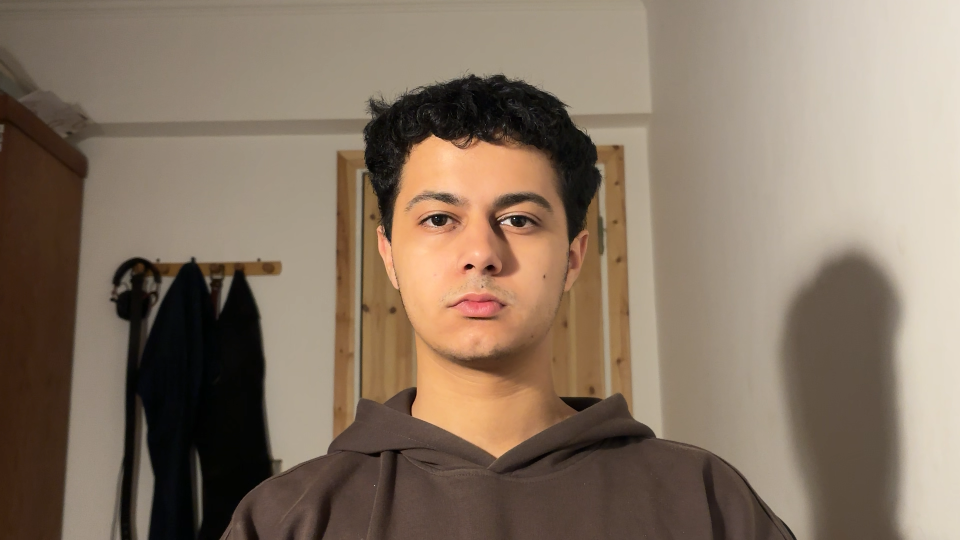
#> input picture captured.png, 1920 x 1080 px (shown at 1/2 size)
$ python -i sketch_module.py   (imports and definitions only)
#> lines starting #> are read from the running program, lines starting #| are printed output that depends on the picture; after the words box and inside, x2 and y2 are one past the last pixel; in counts of white or black regions, pixels touching at a corner belong together
#> further down, picture is the input picture: shape (1080, 1920, 3); mean B, G, R 99.9, 117.1, 134.7
import cv2
import numpy as np

def generate_sketch(img):

    if img is None:
        raise ValueError("Invalid image input")

    img = cv2.resize(img, (320, 320))
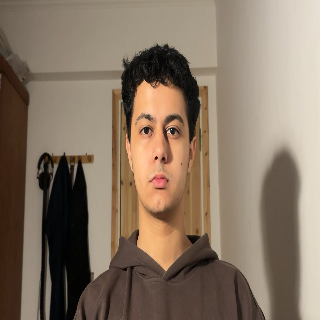
#> img: shape (320, 320, 3); mean of channels 0, 1, 2 99.9, 117, 134.6; drawn as B, G, R

    gray = cv2.cvtColor(img, cv2.COLOR_BGR2GRAY)
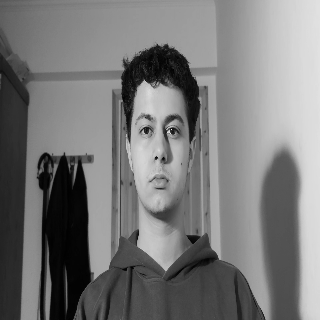
#> gray: shape (320, 320); min 1, max 245, mean 120.3

    # 🔥 better smoothing (preserves edges)
    gray = cv2.bilateralFilter(gray, 9, 75, 75)
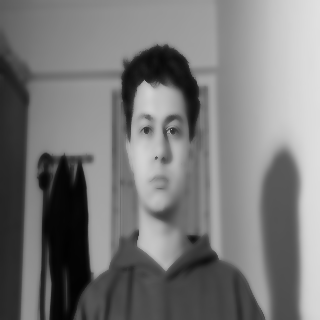
#> gray: shape (320, 320); min 2, max 225, mean 120.4

    # 🔥 adaptive thresholds (CRUCIAL)
    v = np.median(gray)
#> v = 133

    lower = int(np.clip(0.66 * v, 40, 80)) # 80
#> lower = 80
    upper = int(np.clip(1.33 * v, 100, 160)) # 160
#> upper = 160

    edges = cv2.Canny(gray, lower, upper)
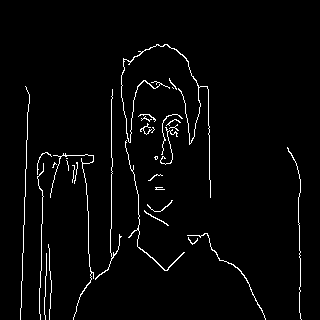
#> edges: shape (320, 320); 2.7% white in thin lines or dots, all inside (x1, y1, x2, y2) = (20, 44, 302, 320)
    edges = cv2.threshold(edges, 50, 255, cv2.THRESH_BINARY)[1]

    # 🔥 clean noise but KEEP structure
    kernel = np.ones((3,3), np.uint8)
    edges = cv2.morphologyEx(edges, cv2.MORPH_CLOSE, kernel)
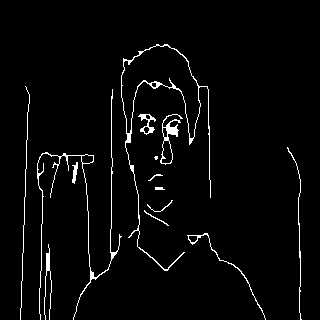
#> edges: shape (320, 320); 3.1% white in thin lines or dots, all inside (x1, y1, x2, y2) = (20, 44, 302, 320)

    return edges

>>> import cv2
>>> picture = cv2.imread('../../../captured.png')
>>> result = generate_sketch(picture)
